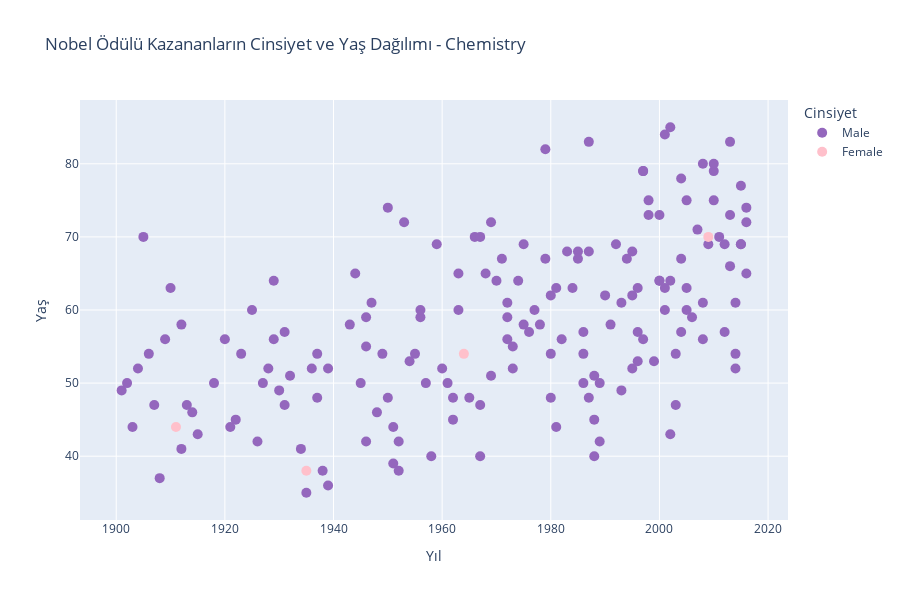
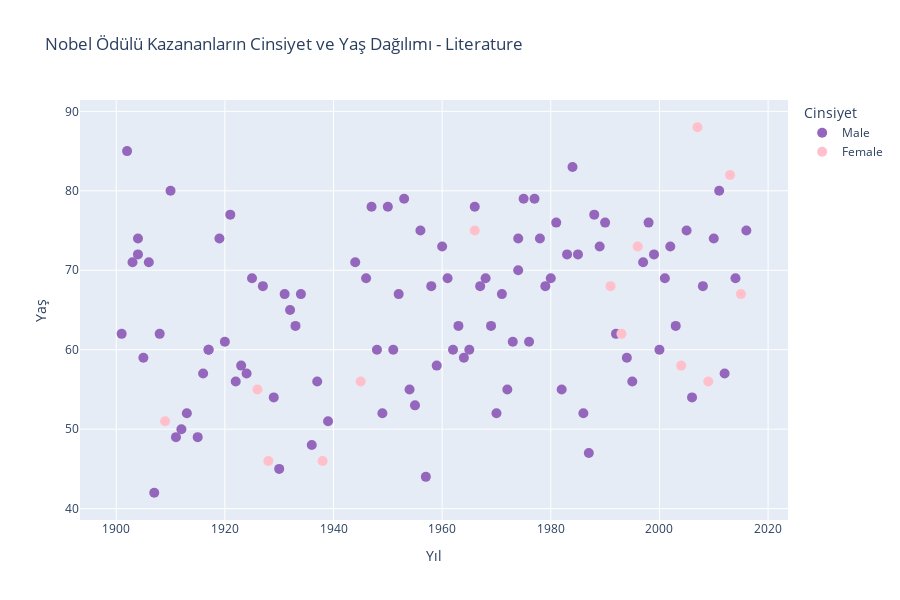
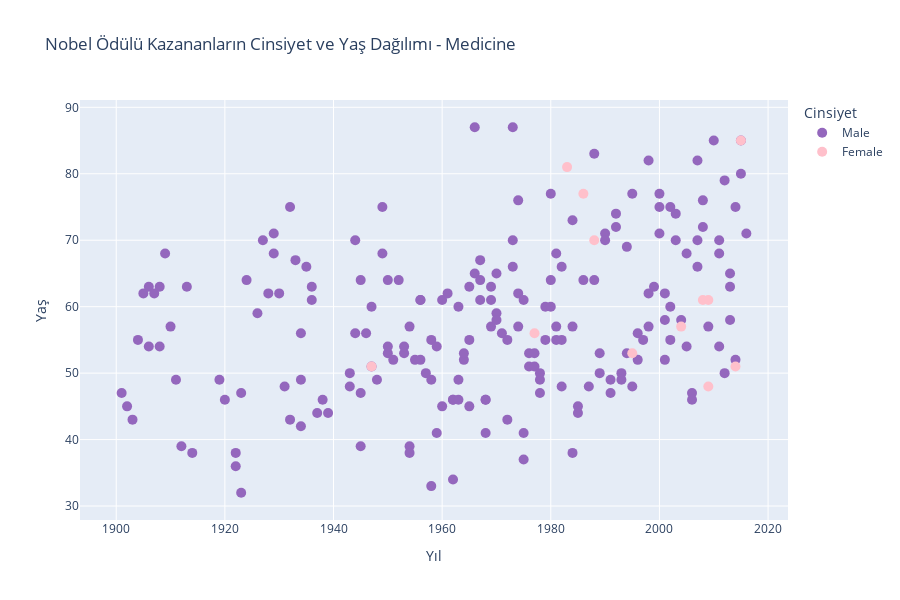
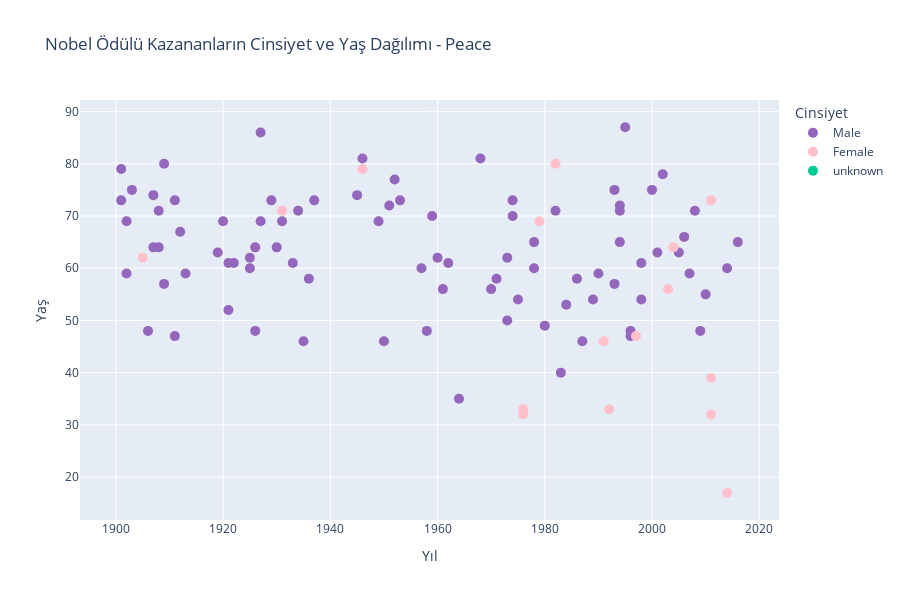

Notebook source saved alongside these figures, in order:
### Markdown cell above
# QUESTION 5: Visualize the gender, age, award category and year of the Nobel Prize winners. (Show a separate graph for each award category) Interpret the visual according to the results.

### Code cell
data = nobel_prize[["full_name", "sex", "Age", "category", "year"]]


categories = data["category"].unique()


for category in categories:
    category_data = data[data["category"] == category]
    fig = px.scatter(category_data, x="year", y="Age", color="sex", hover_name="full_name",
                     title=f"Nobel Ödülü Kazananların Cinsiyet ve Yaş Dağılımı - {category}",
                     labels={"year": "Yıl", "Age": "Yaş", "sex": "Cinsiyet", "full_name": "Kazananın Adı"},
                     category_orders={"sex": ["Male", "Female"]},
                     color_discrete_map={"Male": "#9467bd", "Female": "pink"},  
                     width=900, height=600)  
    fig.update_traces(marker=dict(size=10))  
    fig.show()

### Figure 1 — Plotly figure (JSON) as saved in the notebook; plotly's stock layout.template omitted (floating-point values rounded to 4 significant figures; data arrays with more than 128 entries replaced by an {"elided": "..."} marker saying what was removed)
{"data": [{"hovertemplate": "<b>%{hovertext}</b><br><br>Cinsiyet=Male<br>Yıl=%{x}<br>Yaş=%{y}<extra></extra>", "hovertext": {"elided": "171 str values"}, "legendgroup": "Male", "marker": {"color": "#9467bd", "size": 10, "symbol": "circle"}, "mode": "markers", "name": "Male", "orientation": "v", "showlegend": true, "type": "scatter", "x": {"elided": "171 int values"}, "xaxis": "x", "y": {"elided": "171 int values"}, "yaxis": "y"}, {"hovertemplate": "<b>%{hovertext}</b><br><br>Cinsiyet=Female<br>Yıl=%{x}<br>Yaş=%{y}<extra></extra>", "hovertext": ["Marie Curie, née Sklodowska", "Irène Joliot-Curie", "Dorothy Crowfoot Hodgkin", "Ada E. Yonath"], "legendgroup": "Female", "marker": {"color": "pink", "size": 10, "symbol": "circle"}, "mode": "markers", "name": "Female", "orientation": "v", "showlegend": true, "type": "scatter", "x": [1911, 1935, 1964, 2009], "xaxis": "x", "y": [44, 38, 54, 70], "yaxis": "y"}], "layout": {"height": 600, "legend": {"title": {"text": "Cinsiyet"}, "tracegroupgap": 0}, "title": {"text": "Nobel Ödülü Kazananların Cinsiyet ve Yaş Dağılımı - Chemistry"}, "width": 900, "xaxis": {"anchor": "y", "domain": [0, 1], "title": {"text": "Yıl"}}, "yaxis": {"anchor": "x", "domain": [0, 1], "title": {"text": "Yaş"}}}}

### Figure 2 — Plotly figure (JSON) as saved in the notebook; plotly's stock layout.template omitted (floating-point values rounded to 4 significant figures)
{"data": [{"hovertemplate": "<b>%{hovertext}</b><br><br>Cinsiyet=Male<br>Yıl=%{x}<br>Yaş=%{y}<extra></extra>", "hovertext": ["Sully Prudhomme", "Christian Matthias Theodor Mommsen", "Bjørnstjerne Martinus Bjørnson", "Frédéric Mistral", "José Echegaray y Eizaguirre", "Henryk Sienkiewicz", "Giosuè Carducci", "Rudyard Kipling", "Rudolf Christoph Eucken", "Paul Johann Ludwig Heyse", "Count Maurice (Mooris) Polidore Marie Bernhard Maeterlinck", "Gerhart Johann Robert Hauptmann", "Rabindranath Tagore", "Romain Rolland", "Carl Gustaf Verner von Heidenstam", "Karl Adolph Gjellerup", "Henrik Pontoppidan", "Carl Friedrich Georg Spitteler", "Knut Pedersen Hamsun", "Anatole France", "Jacinto Benavente", "William Butler Yeats", "Wladyslaw Stanislaw Reymont", "George Bernard Shaw", "Henri Bergson", "Thomas Mann", "Sinclair Lewis", "Erik Axel Karlfeldt", "John Galsworthy", "Ivan Alekseyevich Bunin", "Luigi Pirandello", "Eugene Gladstone O'Neill", "Roger Martin du Gard", "Frans Eemil Sillanpää", "Johannes Vilhelm Jensen", "Hermann Hesse", "André Paul Guillaume Gide", "Thomas Stearns Eliot", "William Faulkner", "Earl (Bertrand Arthur William) Russell", "Pär Fabian Lagerkvist", "François Mauriac", "Sir Winston Leonard Spencer Churchill", "Ernest Miller Hemingway", "Halldór Kiljan Laxness", "Juan Ramón Jiménez", "Albert Camus", "Boris Leonidovich Pasternak", "Salvatore Quasimodo", "Saint-John Perse", "Ivo Andric", "John Steinbeck", "Giorgos Seferis", "Jean-Paul Sartre", "Mikhail Aleksandrovich Sholokhov", "Shmuel Yosef Agnon", "Miguel Angel Asturias", "Yasunari Kawabata", "Samuel Beckett", "Aleksandr Isayevich Solzhenitsyn", "Pablo Neruda", "Heinrich Böll", "Patrick White", "Eyvind Johnson", "Harry Martinson", "Eugenio Montale", "Saul Bellow", "Vicente Aleixandre", "Isaac Bashevis Singer", "Odysseus Elytis", "Czeslaw Milosz", "Elias Canetti", "Gabriel García Márquez", "William Golding", "Jaroslav Seifert", "Claude Simon", "Wole Soyinka", "Joseph Brodsky", "Naguib Mahfouz", "Camilo José Cela", "Octavio Paz", "Derek Walcott", "Kenzaburo Oe", "Seamus Heaney", "Dario Fo", "José Saramago", "Günter Grass", "Gao Xingjian", "Sir Vidiadhar Surajprasad Naipaul", "Imre Kertész", "John M. Coetzee", "Harold Pinter", "Orhan Pamuk", "Jean-Marie Gustave Le Clézio", "Mario Vargas Llosa", "Tomas Tranströmer", "Mo Yan", "Patrick Modiano", "Bob Dylan"], "legendgroup": "Male", "marker": {"color": "#9467bd", "size": 10, "symbol": "circle"}, "mode": "markers", "name": "Male", "orientation": "v", "showlegend": true, "type": "scatter", "x": [1901, 1902, 1903, 1904, 1904, 1905, 1906, 1907, 1908, 1910, 1911, 1912, 1913, 1915, 1916, 1917, 1917, 1919, 1920, 1921, 1922, 1923, 1924, 1925, 1927, 1929, 1930, 1931, 1932, 1933, 1934, 1936, 1937, 1939, 1944, 1946, 1947, 1948, 1949, 1950, 1951, 1952, 1953, 1954, 1955, 1956, 1957, 1958, 1959, 1960, 1961, 1962, 1963, 1964, 1965, 1966, 1967, 1968, 1969, 1970, 1971, 1972, 1973, 1974, 1974, 1975, 1976, 1977, 1978, 1979, 1980, 1981, 1982, 1983, 1984, 1985, 1986, 1987, 1988, 1989, 1990, 1992, 1994, 1995, 1997, 1998, 1999, 2000, 2001, 2002, 2003, 2005, 2006, 2008, 2010, 2011, 2012, 2014, 2016], "xaxis": "x", "y": [62, 85, 71, 74, 72, 59, 71, 42, 62, 80, 49, 50, 52, 49, 57, 60, 60, 74, 61, 77, 56, 58, 57, 69, 68, 54, 45, 67, 65, 63, 67, 48, 56, 51, 71, 69, 78, 60, 52, 78, 60, 67, 79, 55, 53, 75, 44, 68, 58, 73, 69, 60, 63, 59, 60, 78, 68, 69, 63, 52, 67, 55, 61, 74, 70, 79, 61, 79, 74, 68, 69, 76, 55, 72, 83, 72, 52, 47, 77, 73, 76, 62, 59, 56, 71, 76, 72, 60, 69, 73, 63, 75, 54, 68, 74, 80, 57, 69, 75], "yaxis": "y"}, {"hovertemplate": "<b>%{hovertext}</b><br><br>Cinsiyet=Female<br>Yıl=%{x}<br>Yaş=%{y}<extra></extra>", "hovertext": ["Selma Ottilia Lovisa Lagerlöf", "Grazia Deledda", "Sigrid Undset", "Pearl Buck", "Gabriela Mistral", "Nelly Sachs", "Nadine Gordimer", "Toni Morrison", "Wislawa Szymborska", "Elfriede Jelinek", "Doris Lessing", "Herta Müller", "Alice Munro", "Svetlana Alexievich"], "legendgroup": "Female", "marker": {"color": "pink", "size": 10, "symbol": "circle"}, "mode": "markers", "name": "Female", "orientation": "v", "showlegend": true, "type": "scatter", "x": [1909, 1926, 1928, 1938, 1945, 1966, 1991, 1993, 1996, 2004, 2007, 2009, 2013, 2015], "xaxis": "x", "y": [51, 55, 46, 46, 56, 75, 68, 62, 73, 58, 88, 56, 82, 67], "yaxis": "y"}], "layout": {"height": 600, "legend": {"title": {"text": "Cinsiyet"}, "tracegroupgap": 0}, "title": {"text": "Nobel Ödülü Kazananların Cinsiyet ve Yaş Dağılımı - Literature"}, "width": 900, "xaxis": {"anchor": "y", "domain": [0, 1], "title": {"text": "Yıl"}}, "yaxis": {"anchor": "x", "domain": [0, 1], "title": {"text": "Yaş"}}}}

### Figure 3 — Plotly figure (JSON) as saved in the notebook; plotly's stock layout.template omitted (floating-point values rounded to 4 significant figures; data arrays with more than 128 entries replaced by an {"elided": "..."} marker saying what was removed)
{"data": [{"hovertemplate": "<b>%{hovertext}</b><br><br>Cinsiyet=Male<br>Yıl=%{x}<br>Yaş=%{y}<extra></extra>", "hovertext": {"elided": "199 str values"}, "legendgroup": "Male", "marker": {"color": "#9467bd", "size": 10, "symbol": "circle"}, "mode": "markers", "name": "Male", "orientation": "v", "showlegend": true, "type": "scatter", "x": {"elided": "199 int values"}, "xaxis": "x", "y": {"elided": "199 int values"}, "yaxis": "y"}, {"hovertemplate": "<b>%{hovertext}</b><br><br>Cinsiyet=Female<br>Yıl=%{x}<br>Yaş=%{y}<extra></extra>", "hovertext": ["Gerty Theresa Cori, née Radnitz", "Rosalyn Yalow", "Barbara McClintock", "Rita Levi-Montalcini", "Gertrude B. Elion", "Christiane Nüsslein-Volhard", "Linda B. Buck", "Françoise Barré-Sinoussi", "Elizabeth H. Blackburn", "Carol W. Greider", "May-Britt Moser", "Youyou Tu"], "legendgroup": "Female", "marker": {"color": "pink", "size": 10, "symbol": "circle"}, "mode": "markers", "name": "Female", "orientation": "v", "showlegend": true, "type": "scatter", "x": [1947, 1977, 1983, 1986, 1988, 1995, 2004, 2008, 2009, 2009, 2014, 2015], "xaxis": "x", "y": [51, 56, 81, 77, 70, 53, 57, 61, 61, 48, 51, 85], "yaxis": "y"}], "layout": {"height": 600, "legend": {"title": {"text": "Cinsiyet"}, "tracegroupgap": 0}, "title": {"text": "Nobel Ödülü Kazananların Cinsiyet ve Yaş Dağılımı - Medicine"}, "width": 900, "xaxis": {"anchor": "y", "domain": [0, 1], "title": {"text": "Yıl"}}, "yaxis": {"anchor": "x", "domain": [0, 1], "title": {"text": "Yaş"}}}}

### Figure 4 — Plotly figure (JSON) as saved in the notebook; plotly's stock layout.template omitted (floating-point values rounded to 4 significant figures)
{"data": [{"hovertemplate": "<b>%{hovertext}</b><br><br>Cinsiyet=Male<br>Yıl=%{x}<br>Yaş=%{y}<extra></extra>", "hovertext": ["Jean Henry Dunant", "Frédéric Passy", "Élie Ducommun", "Charles Albert Gobat", "William Randal Cremer", "Theodore Roosevelt", "Ernesto Teodoro Moneta", "Louis Renault", "Klas Pontus Arnoldson", "Fredrik Bajer", "Auguste Marie François Beernaert", "Paul Henri Benjamin Balluet d'Estournelles de Constant, Baron de Constant de Rebecque", "Tobias Michael Carel Asser", "Alfred Hermann Fried", "Elihu Root", "Henri La Fontaine", "Thomas Woodrow Wilson", "Léon Victor Auguste Bourgeois", "Karl Hjalmar Branting", "Christian Lous Lange", "Fridtjof Nansen", "Sir Austen Chamberlain", "Charles Gates Dawes", "Aristide Briand", "Gustav Stresemann", "Ferdinand Buisson", "Ludwig Quidde", "Frank Billings Kellogg", "Lars Olof Jonathan (Nathan) Söderblom", "Nicholas Murray Butler", "Sir Norman Angell (Ralph Lane)", "Arthur Henderson", "Carl von Ossietzky", "Carlos Saavedra Lamas", "Cecil of Chelwood, Viscount (Lord Edgar Algernon Robert Gascoyne Cecil)", "Cordell Hull", "John Raleigh Mott", "Lord (John) Boyd Orr of Brechin", "Ralph Bunche", "Léon Jouhaux", "Albert Schweitzer", "George Catlett Marshall", "Lester Bowles Pearson", "Georges Pire", "Philip J. Noel-Baker", "Albert John Lutuli", "Dag Hjalmar Agne Carl Hammarskjöld", "Linus Carl Pauling", "Martin Luther King Jr.", "René Cassin", "Norman E. Borlaug", "Willy Brandt", "Henry A. Kissinger", "Le Duc Tho", "Seán MacBride", "Eisaku Sato", "Andrei Dmitrievich Sakharov", "Mohamed Anwar al-Sadat", "Menachem Begin", "Adolfo Pérez Esquivel", "Alfonso García Robles", "Lech Walesa", "Desmond Mpilo Tutu", "Elie Wiesel", "Oscar Arias Sánchez", "The 14th Dalai Lama (Tenzin Gyatso)", "Mikhail Sergeyevich Gorbachev", "Nelson Mandela", "Frederik Willem de Klerk", "Yasser Arafat", "Shimon Peres", "Yitzhak Rabin", "Joseph Rotblat", "Carlos Filipe Ximenes Belo", "José Ramos-Horta", "John Hume", "David Trimble", "Kim Dae-jung", "Kofi Annan", "Jimmy Carter", "Mohamed ElBaradei", "Muhammad Yunus", "Albert Arnold (Al) Gore Jr.", "Martti Ahtisaari", "Barack H. Obama", "Liu Xiaobo", "Kailash Satyarthi", "Juan Manuel Santos"], "legendgroup": "Male", "marker": {"color": "#9467bd", "size": 10, "symbol": "circle"}, "mode": "markers", "name": "Male", "orientation": "v", "showlegend": true, "type": "scatter", "x": [1901, 1901, 1902, 1902, 1903, 1906, 1907, 1907, 1908, 1908, 1909, 1909, 1911, 1911, 1912, 1913, 1919, 1920, 1921, 1921, 1922, 1925, 1925, 1926, 1926, 1927, 1927, 1929, 1930, 1931, 1933, 1934, 1935, 1936, 1937, 1945, 1946, 1949, 1950, 1951, 1952, 1953, 1957, 1958, 1959, 1960, 1961, 1962, 1964, 1968, 1970, 1971, 1973, 1973, 1974, 1974, 1975, 1978, 1978, 1980, 1982, 1983, 1984, 1986, 1987, 1989, 1990, 1993, 1993, 1994, 1994, 1994, 1995, 1996, 1996, 1998, 1998, 2000, 2001, 2002, 2005, 2006, 2007, 2008, 2009, 2010, 2014, 2016], "xaxis": "x", "y": [73, 79, 69, 59, 75, 48, 74, 64, 64, 71, 80, 57, 73, 47, 67, 59, 63, 69, 61, 52, 61, 62, 60, 64, 48, 86, 69, 73, 64, 69, 61, 71, 46, 58, 73, 74, 81, 69, 46, 72, 77, 73, 60, 48, 70, 62, 56, 61, 35, 81, 56, 58, 50, 62, 70, 73, 54, 60, 65, 49, 71, 40, 53, 58, 46, 54, 59, 75, 57, 65, 71, 72, 87, 48, 47, 61, 54, 75, 63, 78, 63, 66, 59, 71, 48, 55, 60, 65], "yaxis": "y"}, {"hovertemplate": "<b>%{hovertext}</b><br><br>Cinsiyet=Female<br>Yıl=%{x}<br>Yaş=%{y}<extra></extra>", "hovertext": ["Baroness Bertha Sophie Felicita von Suttner, née Countess Kinsky von Chinic und Tettau", "Jane Addams", "Emily Greene Balch", "Betty Williams", "Mairead Corrigan", "Mother Teresa", "Alva Myrdal", "Aung San Suu Kyi", "Rigoberta Menchú Tum", "Jody Williams", "Shirin Ebadi", "Wangari Muta Maathai", "Ellen Johnson Sirleaf", "Leymah Gbowee", "Tawakkol Karman", "Malala Yousafzai"], "legendgroup": "Female", "marker": {"color": "pink", "size": 10, "symbol": "circle"}, "mode": "markers", "name": "Female", "orientation": "v", "showlegend": true, "type": "scatter", "x": [1905, 1931, 1946, 1976, 1976, 1979, 1982, 1991, 1992, 1997, 2003, 2004, 2011, 2011, 2011, 2014], "xaxis": "x", "y": [62, 71, 79, 33, 32, 69, 80, 46, 33, 47, 56, 64, 73, 39, 32, 17], "yaxis": "y"}, {"hovertemplate": "<b>%{hovertext}</b><br><br>Cinsiyet=unknown<br>Yıl=%{x}<br>Yaş=%{y}<extra></extra>", "hovertext": ["Institut de droit international (Institute of International Law)", "Bureau international permanent de la Paix (Permanent International Peace Bureau)", "Comité international de la Croix Rouge (International Committee of the Red Cross)", "Office international Nansen pour les Réfugiés (Nansen International Office for Refugees)", "Comité international de la Croix Rouge (International Committee of the Red Cross)", "Friends Service Council (The Quakers)", "American Friends Service Committee (The Quakers)", "Office of the United Nations High Commissioner for Refugees (UNHCR)", "Comité international de la Croix Rouge (International Committee of the Red Cross)", "Ligue des Sociétés de la Croix-Rouge (League of Red Cross Societies)", "United Nations Children's Fund (UNICEF)", "International Labour Organization (I.L.O.)", "Amnesty International", "Office of the United Nations High Commissioner for Refugees (UNHCR)", "International Physicians for the Prevention of Nuclear War", "United Nations Peacekeeping Forces", "Pugwash Conferences on Science and World Affairs", "International Campaign to Ban Landmines (ICBL)", "Médecins Sans Frontières", "United Nations (U.N.)", "International Atomic Energy Agency (IAEA)", "Grameen Bank", "Intergovernmental Panel on Climate Change (IPCC)", "European Union (EU)", "Organisation for the Prohibition of Chemical Weapons (OPCW)", "National Dialogue Quartet"], "legendgroup": "unknown", "marker": {"color": "#00cc96", "size": 10, "symbol": "circle"}, "mode": "markers", "name": "unknown", "orientation": "v", "showlegend": true, "type": "scatter", "x": [1904, 1910, 1917, 1938, 1944, 1947, 1947, 1954, 1963, 1963, 1965, 1969, 1977, 1981, 1985, 1988, 1995, 1997, 1999, 2001, 2005, 2006, 2007, 2012, 2013, 2015], "xaxis": "x", "y": [null, null, null, null, null, null, null, null, null, null, null, null, null, null, null, null, null, null, null, null, null, null, null, null, null, null], "yaxis": "y"}], "layout": {"height": 600, "legend": {"title": {"text": "Cinsiyet"}, "tracegroupgap": 0}, "title": {"text": "Nobel Ödülü Kazananların Cinsiyet ve Yaş Dağılımı - Peace"}, "width": 900, "xaxis": {"anchor": "y", "domain": [0, 1], "title": {"text": "Yıl"}}, "yaxis": {"anchor": "x", "domain": [0, 1], "title": {"text": "Yaş"}}}}
